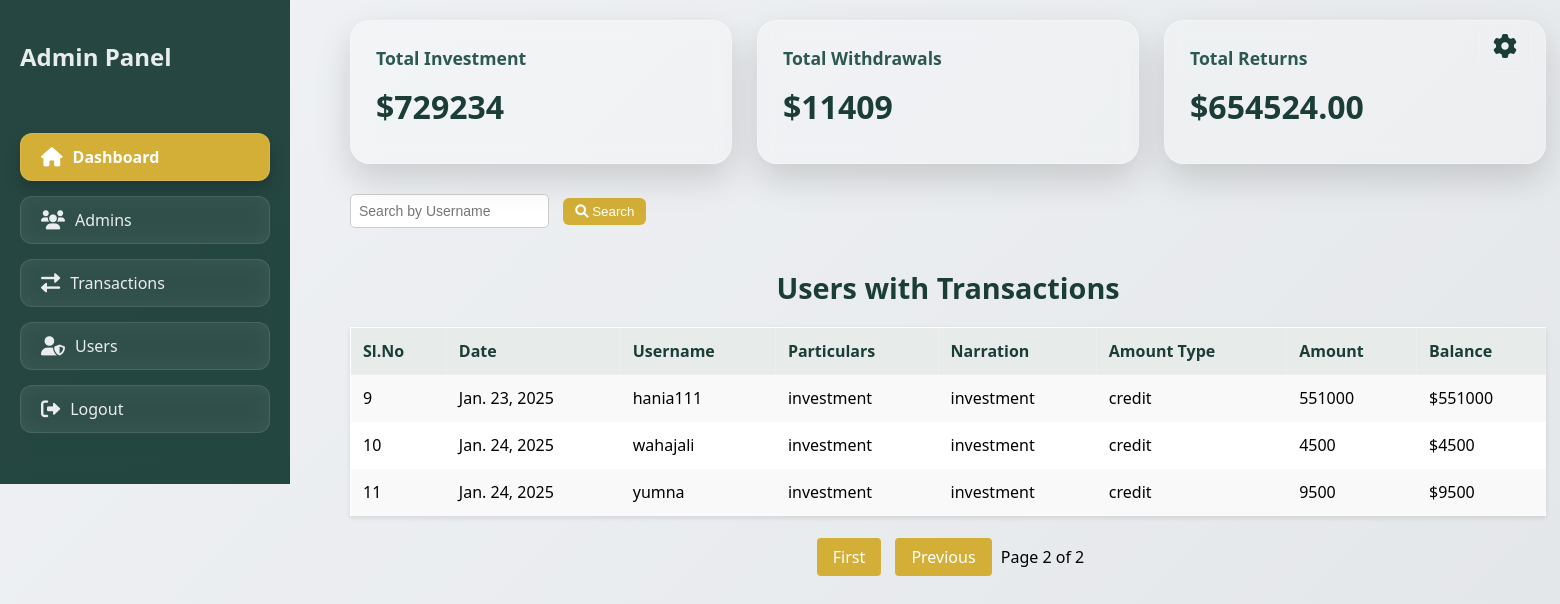
/investapp/transactions/?page=2 (signed in), run on an earlier commit of the app's database.
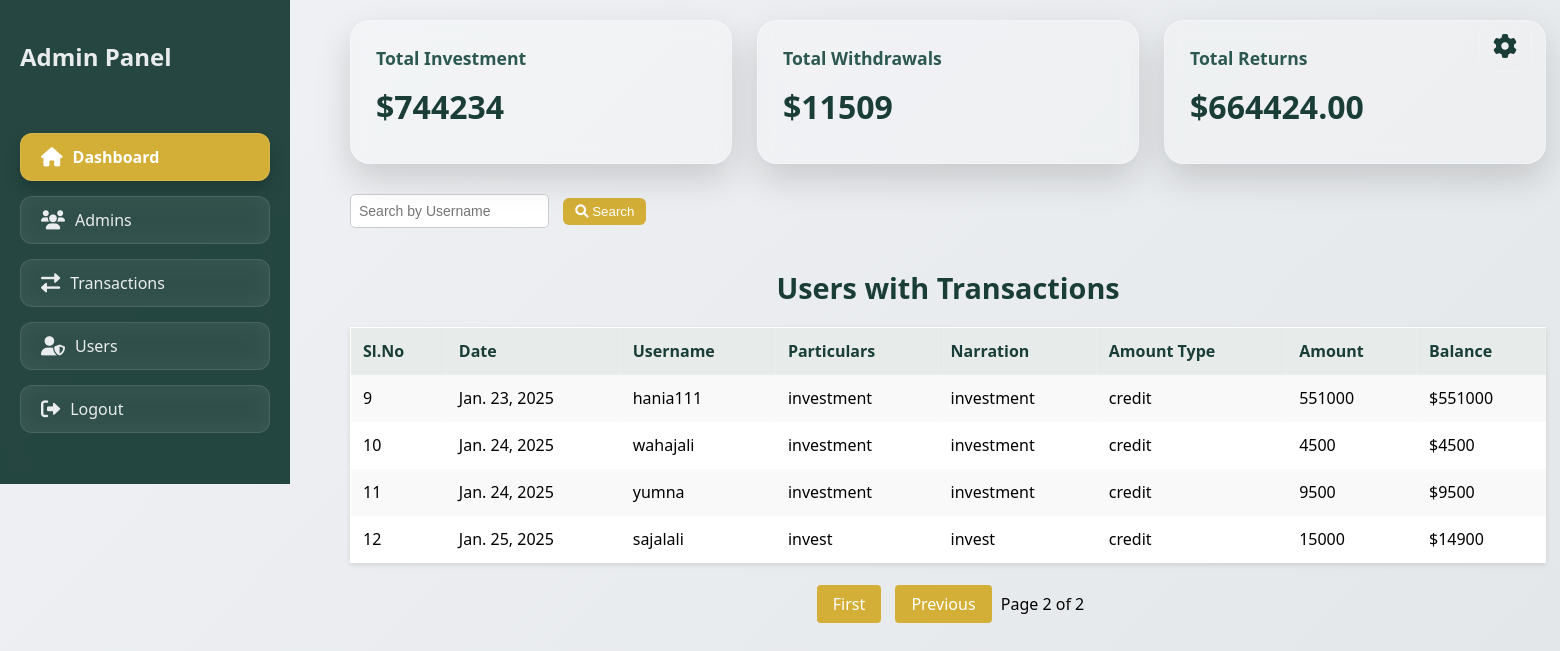
And on a later commit of the database.
### investapp/models.py (models this page shows, shortened)
class Transaction(models.Model):
    DEBIT_CREDIT_CHOICES = [
        ('debit', 'Debit'),
        ('credit', 'Credit'),
    ]
    STATUS_CHOICES = [
        ('pending', 'Pending'),
        ('approved', 'Approved'),
        ('rejected', 'Rejected'),
    ]
    user = models.ForeignKey(settings.AUTH_USER_MODEL, on_delete=models.CASCADE, related_name='transactions')
    date = models.DateField(auto_now_add=True)
    particulars = models.CharField(max_length=255)
    narration = models.TextField()
    amount_type = models.CharField(max_length=6, choices=DEBIT_CREDIT_CHOICES)
    amount = models.DecimalField(max_digits=10, decimal_places=2)
    transaction_receipt = models.ImageField(upload_to='transaction_receipts/', blank=True, null=True)
    status = models.CharField(max_length=10, choices=STATUS_CHOICES, default='pending')  # New field for approval status

class CustomUser(AbstractUser):
    phone_number = models.CharField(max_length=15)
    address = models.TextField()
    is_approved = models.BooleanField(default=False)  # Only approved users can log in

### investapp/views.py (the view)
# urls.py: path('transactions/', views.transaction_list, name='transaction_list'),
@user_passes_test(admin_required, login_url='login')
@never_cache
def transaction_list(request):
    if not request.user.is_authenticated:
        return redirect('home')
    search_query = request.GET.get('search', '')
    users_with_transactions = CustomUser.objects.filter(
        transactions__status='approved'
    ).distinct()
    if search_query:
        users_with_transactions = users_with_transactions.filter(username__icontains=search_query)
    total_return_amount = 0
    user_balances = []
    for user in users_with_transactions:
        transactions = Transaction.objects.filter(user=user, status='approved')
        total_credit = transactions.filter(amount_type='credit').aggregate(Sum('amount'))['amount__sum'] or 0
        total_debit = transactions.filter(amount_type='debit').aggregate(Sum('amount'))['amount__sum'] or 0
        first_transaction = transactions.filter(amount_type='credit').order_by('id').first()
        initial_value = first_transaction.amount if first_transaction else 0
        current_value = total_credit - total_debit
        return_amount = current_value - initial_value if initial_value > 0 else 0
        total_return_amount += return_amount  # Accumulate total return amount for all users
        latest_transaction = transactions.order_by('-date').first()
        user_balances.append({
            'username': user.username,
            'balance': current_value,
            'date': latest_transaction.date if latest_transaction else None,
            'particulars': latest_transaction.particulars if latest_transaction else "N/A",
            'narration': latest_transaction.narration if latest_transaction else "N/A",
            'amount_type': latest_transaction.amount_type if latest_transaction else "N/A",
            'amount': total_credit,  # Total credited amount
            'return_amount': return_amount,  # Return amount for this user
        })
    paginator = Paginator(user_balances, 8)  # Show 8 users per page
    page_number = request.GET.get('page')
    page_obj = paginator.get_page(page_number)
    start_index = paginator.per_page * (page_obj.number - 1)
    approved_transactions = Transaction.objects.filter(status='approved')
    credit_total = approved_transactions.filter(amount_type='credit').aggregate(Sum('amount'))['amount__sum'] or 0
    total_withdrawal = approved_transactions.filter(amount_type='debit').aggregate(Sum('amount'))['amount__sum'] or 0
    return render(request, 'transaction_list.html', {
        'user_balances': page_obj,
        'credit_total': credit_total,
        'total_withdrawal': total_withdrawal,
        'total_return_amount': total_return_amount,  # Total return amount of all users
        'search_query': search_query,
        'start_index': start_index,  # Pass the starting index
    })

### investapp/views.py (called while the page is built)
def admin_required(user):
    return user.is_authenticated and user.is_staff

### investapp/templates/transaction_list.html (shortened to what this page needs)
<!DOCTYPE html>
<html lang="en">
<head>
    <link href="https://cdnjs.cloudflare.com/ajax/libs/font-awesome/6.0.0/css/all.min.css" rel="stylesheet">
</head>
<body>
    <div class="main-container">
<div class="sidebar" id="sidebar">
    <h2>Admin Panel</h2>
    <ul class="sidebar-menu">
        <li>
            <a href="{% url 'transaction_list' %}" class="sidebar-link">
                <i class="fas fa-home"></i> Dashboard
            </a>
        </li>
        <li>
            <a href="{% url 'admin-user-list' %}" class="sidebar-link">
                <i class="fas fa-users"></i> Admins
            </a>
        </li>
        <li>
            <a href="{% url 'pending_transactions' %}" class="sidebar-link">
                <i class="fas fa-exchange-alt"></i> Transactions
            </a>
        </li>
        <li>
            <a href="{% url 'admin_user_home' %}" class="sidebar-link">
                <i class="fas fa-user-shield"></i> Users
            </a>
        </li>
        <li>
            <a href="{% url 'logout' %}" class="sidebar-link">
                <i class="fas fa-sign-out-alt"></i> Logout
            </a>
        </li>
    </ul>
</div>
        <div class="content" id="content">
            <div class="cards-grid">
                <div class="card">
                    <div class="card-title">Total Investment</div>
                    <div class="card-value">${{ credit_total }}</div>
                </div>
                <div class="card">
                    <div class="card-title">Total Withdrawals</div>
                    <div class="card-value">${{ total_withdrawal }}</div>
                </div>
                <div class="card">
                    <div class="card-title">Total Returns</div>
                    <div class="card-value">${{ total_return_amount }}</div>
                </div>
            </div>
            <form method="get" action="{% url 'transaction_list' %}">
                <input type="text" name="search" value="{{ search_query }}" placeholder="Search by Username" class="search-bar">
                <button type="submit" class="btn btn-gold">
                    <i class="fas fa-search"></i> Search
                </button>
            </form>
         <div style="display: flex; justify-content: flex-end; margin-bottom: 30px;">
<a href="{% url 'update_profile' %}">
    <i class="fas fa-cog settings-icon"></i>
</a>
        </div>
<h2 class="manage-users-header">Users with Transactions</h2>
<table>
    <tr>
        <th>Sl.No</th>
        <th>Date</th>
        <th>Username</th>
        <th>Particulars</th>
        <th>Narration</th>
        <th>Amount Type</th>
        <th>Amount</th>
        <th>Balance</th>
    </tr>
    {% for user in user_balances %}
    <tr>
        <td>{{ forloop.counter|add:start_index  }}</td>
        <td>{{ user.date }}</td>
        <td>{{ user.username }}</td>
        <td>{{ user.particulars }}</td>
        <td>{{ user.narration }}</td>
        <td>{{ user.amount_type }}</td>
        <td>{{ user.amount }}</td>
        <td>${{ user.balance }}</td>
    </tr>
    {% endfor %}
</table>
<div class="pagination">
    {% if user_balances.has_previous %}
        <a href="?page=1{% if search_query %}&search={{ search_query }}{% endif %}">First</a>
        <a href="?page={{ user_balances.previous_page_number }}{% if search_query %}&search={{ search_query }}{% endif %}">Previous</a>
    {% endif %}
    <span>Page {{ user_balances.number }} of {{ user_balances.paginator.num_pages }}</span>
</div>
</body>
</html>

What changed in the data, as far as the page shows it:
added Transaction: date "Jan. 25, 2025", particulars "invest", narration "invest", amount_type "credit"
added CustomUser: username "sajalali"
Also different on the page:
{{ credit_total }}: "729234" → "744234"
{{ total_withdrawal }}: "11409" → "11509"
{{ total_return_amount }}: "654524.00" → "664424.00"
new list line: "12 15000 $ 14900"
